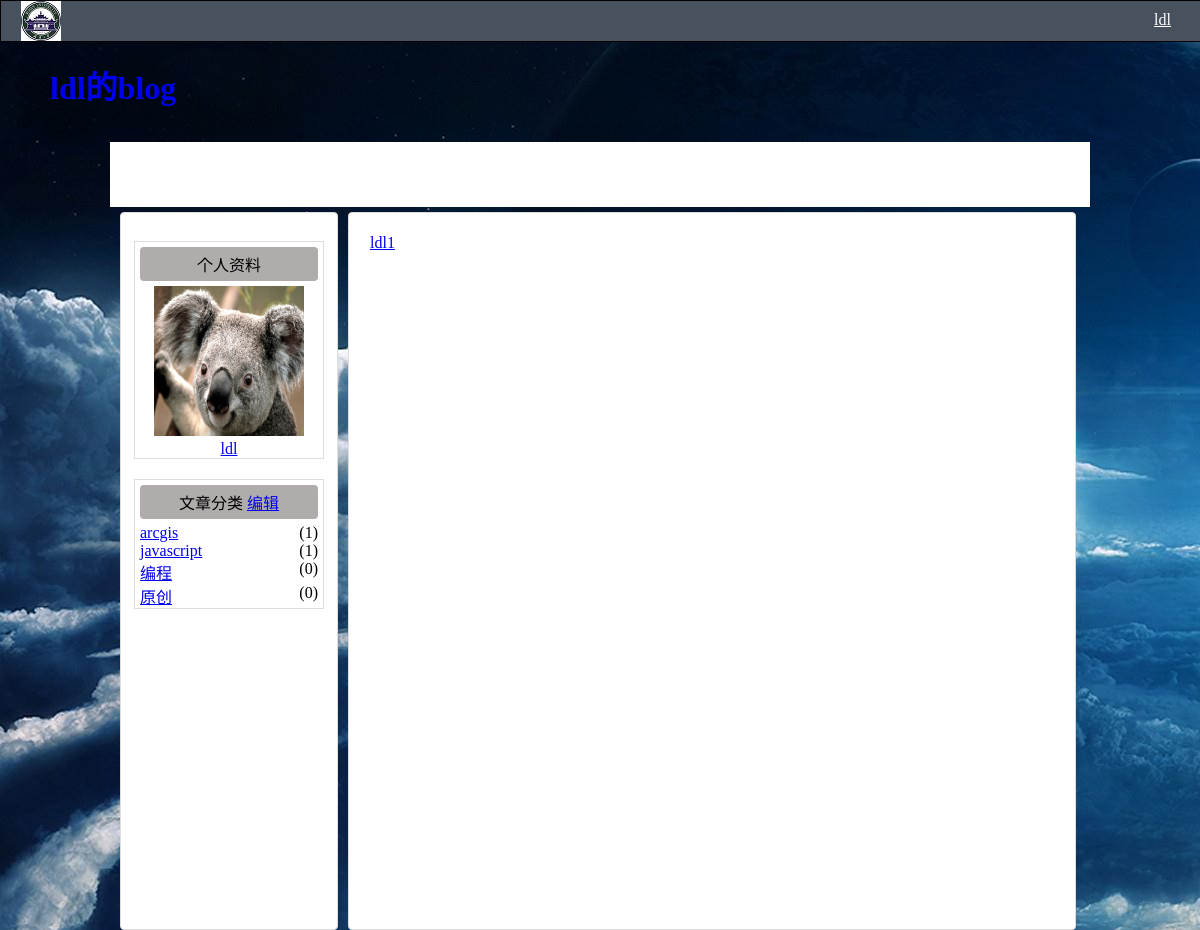
/blog/1/category/arcgis, run on an earlier commit of the app's database.
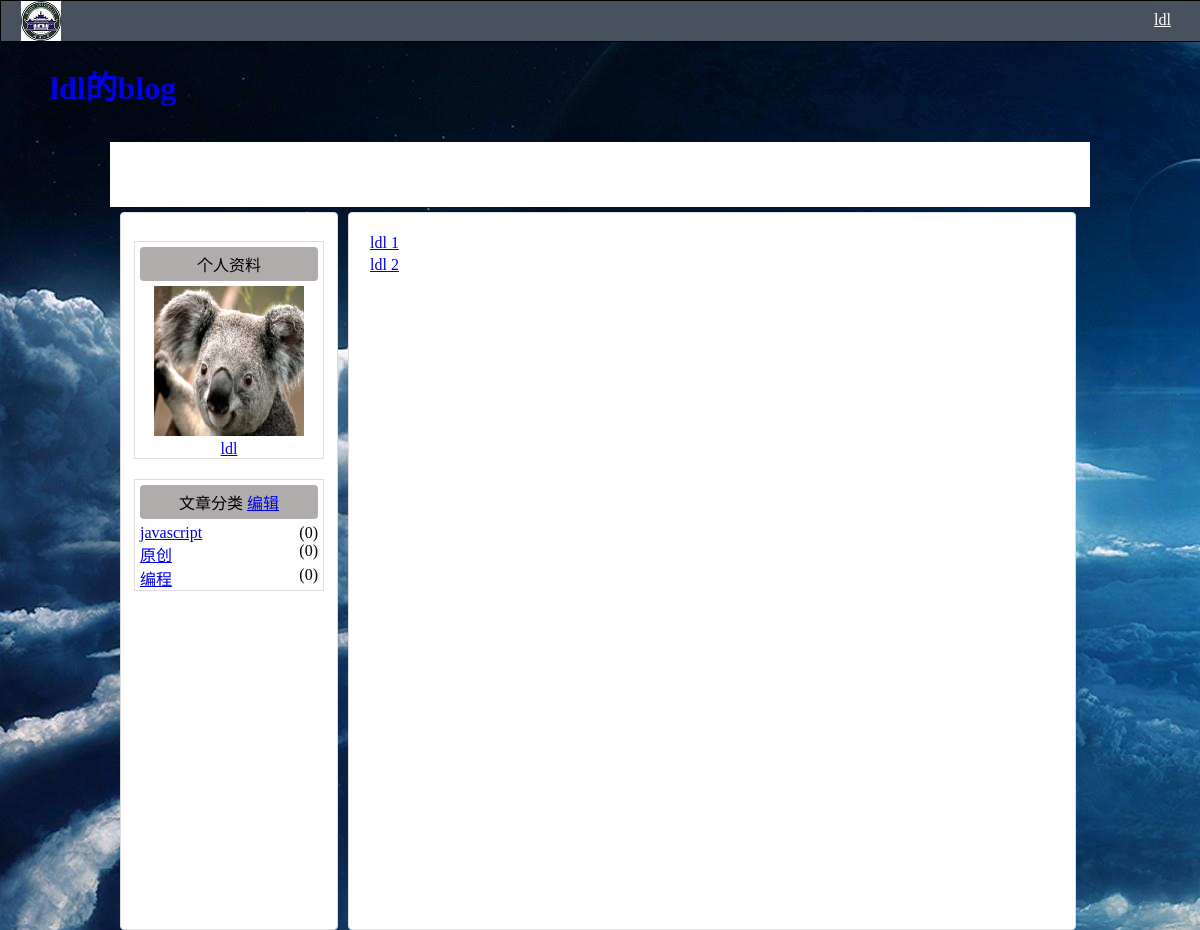
And on a later commit of the database.
### blog/models.py (models this page shows, shortened)
class BlogCategory(models.Model):
      userID=models.CharField(max_length=30)
      name=models.CharField(max_length=30,primary_key=True)
      num=models.IntegerField(max_length=10,default="0")

class BlogTable1(models.Model):
      userID=models.CharField(max_length=10)
      userName=models.CharField(max_length=30)
      title=models.CharField(max_length=150)
      body=models.TextField()
      category=models.ForeignKey(BlogCategory)
      tag=models.CharField(max_length=100)
      timestamp=models.DateTimeField()

### blog/views.py (the view)
# urls.py: url(r'(\d+)/category/([\u4e00-\u9fa5\w+]+)$',blogcategory),
def blogcategory(request,index,string):
       post=BlogTable1.objects.filter(userID=index,category=string)
       currentuser=User.objects.get(id=index);
       username=currentuser.name
       category=BlogCategory.objects.filter(userID=index)
       t=loader.get_template("category.html")
       c=Context({'posts':post,'category':category,'userName':username,'userID':index})
       return HttpResponse(t.render(c))

### blog/templates/category.html (shortened to what this page needs)
{% extends "base.html" %}
   {%block content %}
      <table id="bloglist">
         {%for post in posts %}
         <tr class="blogtitle"><td align="left"><a href="/blog/{{post.userID}}/article/{{post.id}}">{{post.title}}</a></td></tr>
         {%endfor%}
      </table>
    {% endblock %}
    {%block categorydiv%}
          {%for cate in category %}
               <div>
               <li><a href="/blog/{{cate.userID}}/category/{{cate.name}}">{{cate.name}}</a><span>({{cate.num}})</span></li>
               </div>
          {% endfor %}
    {% endblock %}

What changed in the data, as far as the page shows it:
no longer on this page (row edited): BlogCategory: name "arcgis", num "1"
changed BlogCategory "javascript": num "1" → "0"
shown differently, row unchanged: BlogCategory "原创": moves up the list
changed BlogTable1: title "ldl1" → "ldl 1"
now on this page (row edited): BlogTable1: title "ldl 2"
